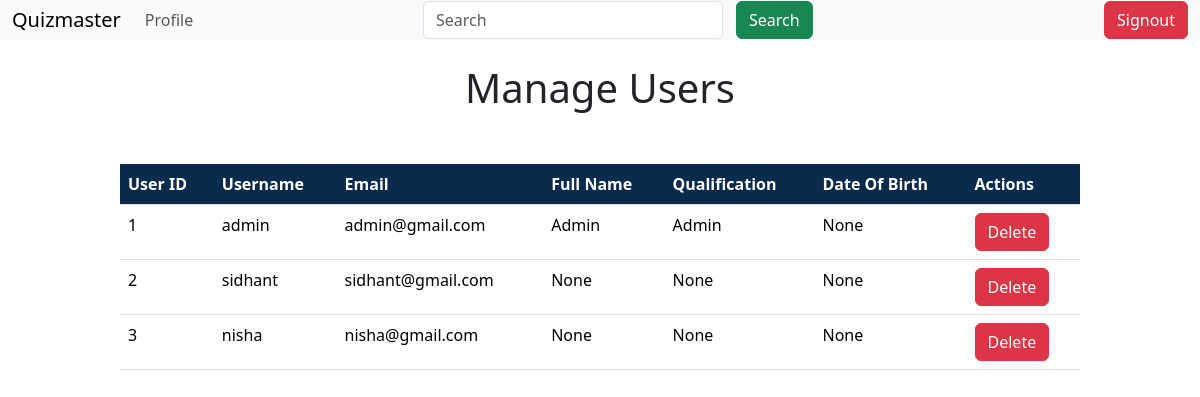
/manage_users (signed in), run on an earlier commit of the app's database.
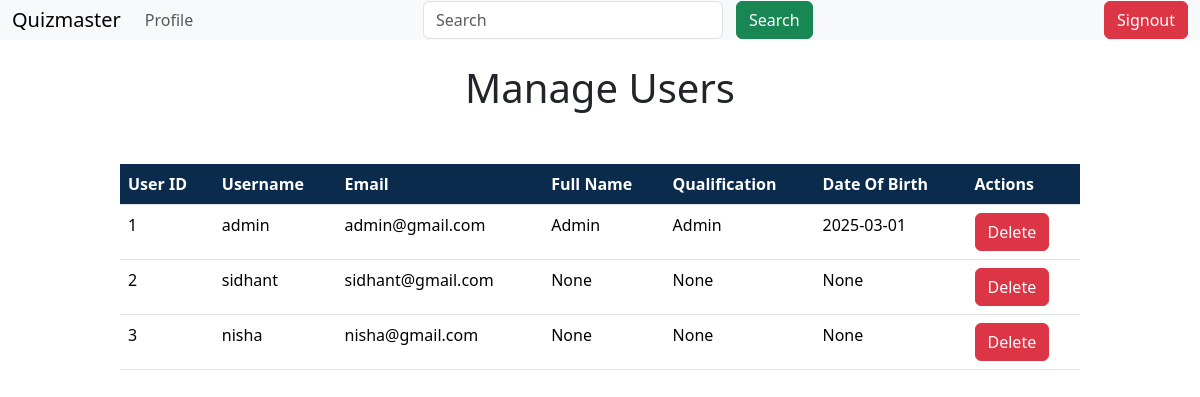
And on a later commit of the database.
### models/models.py (models this page shows, shortened)
class User(db.Model):
    __tablename__ = "users"
    id = db.Column(db.Integer, primary_key=True)
    user_name=db.Column(db.String(30),unique=True,nullable=False)
    email = db.Column(db.String(50), nullable=False, unique=True)
    _password = db.Column("password", db.String(255), nullable=False)  # Store the hashed password here
    fullname = db.Column(db.String(80))
    qualification = db.Column(db.String(100))
    dob = db.Column(db.Date)
    isadmin = db.Column(db.Boolean, nullable=False, default=False)
    scores = db.relationship('Scores', back_populates='user', cascade="all, delete-orphan")
    @property
    def password(self):
        raise AttributeError('Password is not a readable attribute')
    @password.setter
    def password(self, password):
        self._password = generate_password_hash(password)  # Hash the password and store it in _password

### controllers/routes.py (the view)
@app.route('/manage_users', methods=['GET'])
@authcheck
@admin_required
def manage_users():
    users = User.query.all()
    return render_template('manage_users.html', users=users)

### controllers/routes.py (called while the page is built)
def authcheck(func):
    @wraps(func)
    def wrapper(*args, **kwargs):
        if 'user_id' not in session:
            flash('Please login to access this page')
            return redirect(url_for('login'))
        return func(*args, **kwargs)
    return wrapper

def admin_required(func):
    @wraps(func)
    def inner(*args,**kwargs):
        if 'user_id' not in session:
            flash('you need to login first')
            return redirect(url_for(login))
        user=User.query.get(session['user_id'])
        if not user.isadmin:
            flash ('You are not authorized to view this page','danger')
            return redirect(url_for('home'))
        return func(*args,**kwargs)
    return inner

### templates/manage_users.html (shortened to what this page needs)
{% extends "layout.html" %}
{% block content %}
{% include 'navbar.html' %}
<br>
<h1>Manage Users</h1>
<br>
<table class="table">
    <thead>
        <tr>
            <th>User ID</th>
            <th>Username</th>
            <th>Email</th>
            <th>Full Name</th>
            <th>Qualification</th>
            <th>Date Of Birth</th>
            <th>Actions</th>
        </tr>
    </thead>
    <tbody>
        {% for user in users %}
        <tr>
            <td>{{ user.id }}</td>
            <td>{{ user.user_name }}</td>
            <td>{{ user.email }}</td>
            <td>{{ user.fullname }}</td>
            <td>{{ user.qualification}}</td>
            <td>{{ user.dob }}</td>
            <td>
                <form action="{{ url_for('manage_users_delete', id=user.id) }}" method="POST" style="display:inline-block;">
                    <button type="submit" class="btn btn-danger" onclick="return confirm('Are you sure you want to delete this user?');">Delete</button>
                </form>
            </td>
        </tr>
        {% endfor %}
    </tbody>
</table>
{% endblock %}

What changed in the data, as far as the page shows it:
changed User "admin": dob "None" → "2025-03-01"
